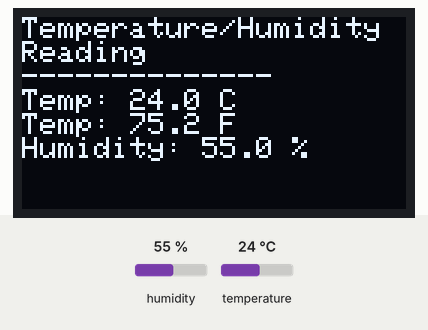
A program run on a simulated ESP32. Parts: 128×64 one-colour display. Inputs (shaded band) come from the test bench; at power-on: humidity 55 %, temperature 24 °C.

Above: at 1.2 s.
1.3 s: humidity set to 22 %
At 2.6 s:
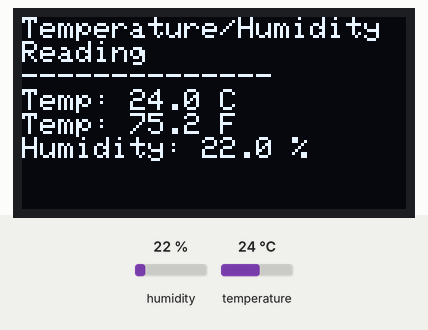
5.8 s: temperature set to 12 °C
At 6.8 s:
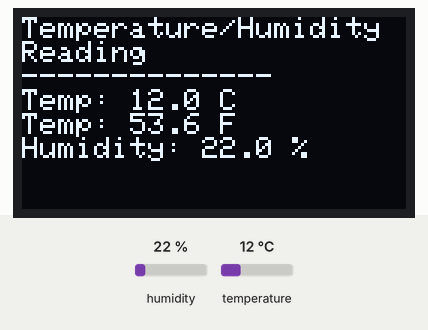
10.3 s: humidity set to 40 %
At 15.3 s:
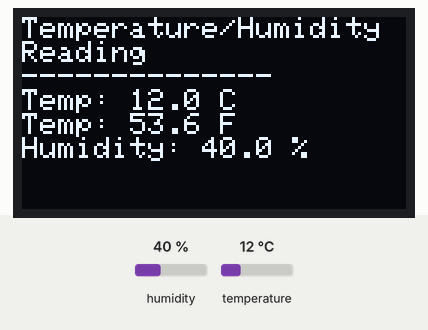
15.6 s: temperature set to 19 °C
At 18.6 s:
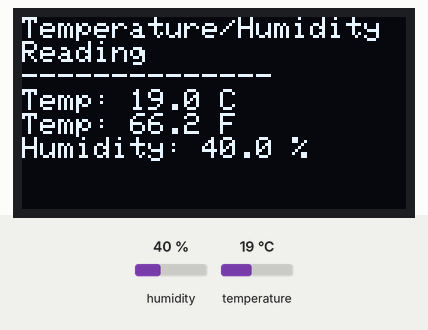
Timing chart, 0 to 20.1 s (numbered marks = the images above; inputs shaded):
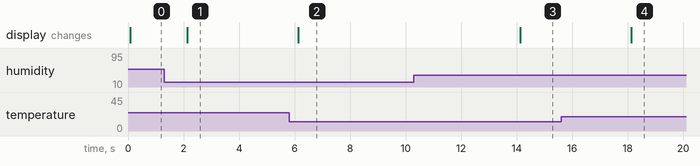

The program:

main.cpp
```cpp
#include <Arduino.h>
#include <Wire.h>
#include <Adafruit_GFX.h>
#include <Adafruit_SSD1306.h>
#include <DHT.h>

#define SCREEN_WIDTH 128
#define SCREEN_HEIGHT 64
#define OLED_ADDRESS 0x3C
#define DHT_PIN 4
#define DHT_TYPE DHT11

const unsigned long DISPLAY_REFRESH_MS = 125;
const unsigned long SENSOR_REFRESH_MS = 2000;

Adafruit_SSD1306 display(SCREEN_WIDTH, SCREEN_HEIGHT, &Wire, -1);
DHT dht(DHT_PIN, DHT_TYPE);

float temperatureC = NAN;
float humidity = NAN;
bool sensorOkay = false;
unsigned long lastDisplayRefresh = 0;
unsigned long lastSensorRefresh = 0;

void readSensor() {
  float newHumidity = dht.readHumidity();
  float newTemperatureC = dht.readTemperature();

  if (isnan(newHumidity) || isnan(newTemperatureC)) {
    sensorOkay = false;
    return;
  }

  humidity = newHumidity;
  temperatureC = newTemperatureC;
  sensorOkay = true;
}

void drawDisplay() {
  display.clearDisplay();
  display.setTextColor(SSD1306_WHITE);
  display.setTextSize(0.75);
  display.setCursor(0, 0);
  display.println("Temperature/Humidity Reading");
  display.println("--------------");

  if (!sensorOkay) {
    display.println();
    display.println("Sensor read failed");
    display.println("Check D4 wiring");
  } else {
    display.print("Temp: ");
    display.print(temperatureC, 1);
    display.println(" C");

    display.print("Temp: ");
    display.print((temperatureC * 9.0 / 5.0) + 32.0, 1);
    display.println(" F");

    display.print("Humidity: ");
    display.print(humidity, 1);
    display.println(" %");
  }

  display.display();
}

void setup() {
  Wire.begin(21, 22); // SDA = D21, SCL = D22

  dht.begin();

  if (!display.begin(SSD1306_SWITCHCAPVCC, OLED_ADDRESS)) {
    while (true) {}
  }

  readSensor();
  drawDisplay();
  lastSensorRefresh = millis();
  lastDisplayRefresh = millis();
}

void loop() {
  unsigned long now = millis();

  if (now - lastSensorRefresh >= SENSOR_REFRESH_MS) {
    lastSensorRefresh = now;
    readSensor();
  }

  if (now - lastDisplayRefresh >= DISPLAY_REFRESH_MS) {
    lastDisplayRefresh = now;
    drawDisplay();
  }
}
```

Measured:
- after the input at 1.3 s, the display: changes after 0.83 s (image 1)
- after the input at 5.8 s, the display: changes after 0.33 s (image 2)
- after the input at 10.3 s, the display: changes after 3.8 s (image 3)
- after the input at 15.6 s, the display: changes after 2.5 s (image 4)
